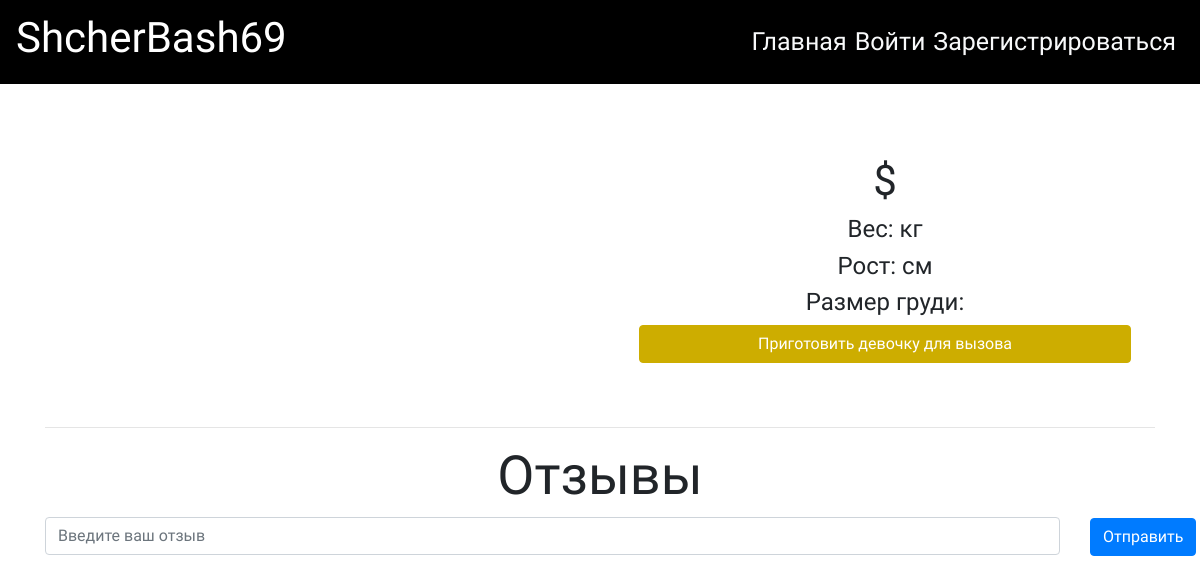
/dishes/girl7, run on an earlier commit of the app's database.
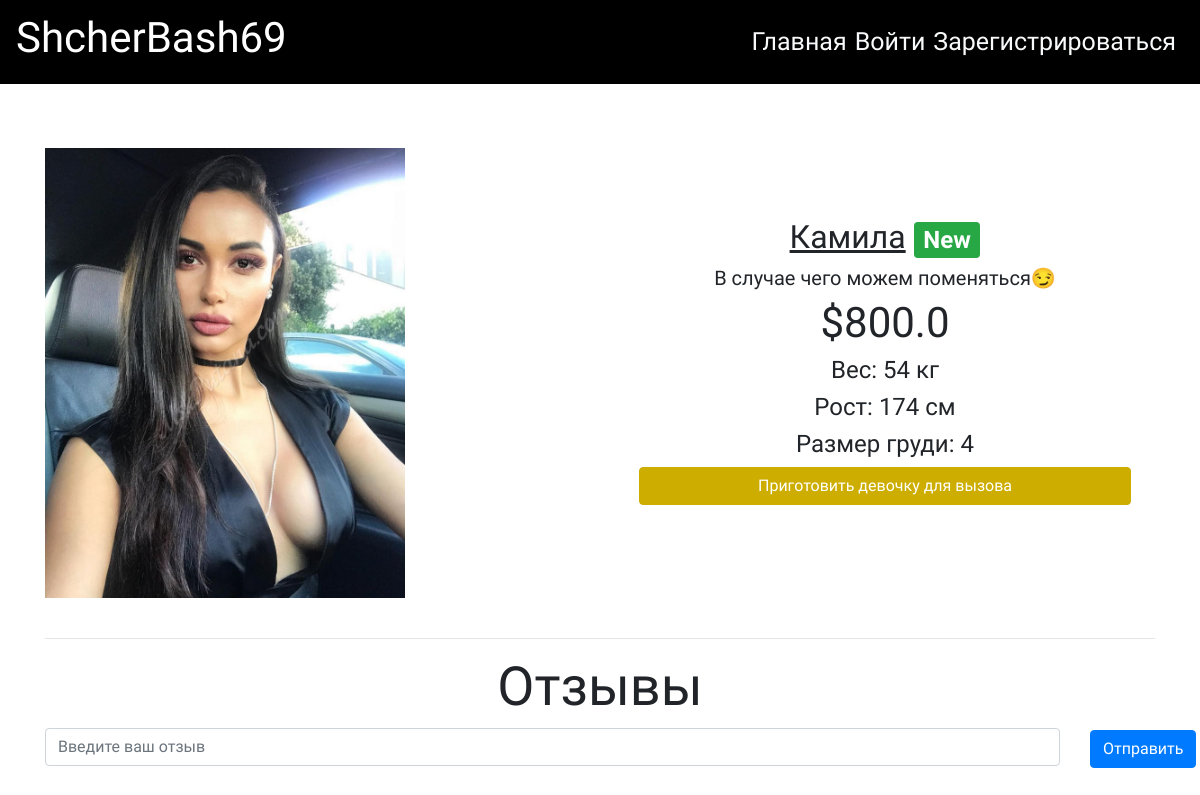
And on a later commit of the database.
### main/models.py (models this page shows, shortened)
class Item(models.Model):
    LABELS = (
        ('Bestseller', 'Bestseller'),
        ('New', 'New'),
        ('Hot🔥', 'Hot🔥'),
    )
    LABEL_COLOUR = (
        ('danger', 'danger'),
        ('success', 'success'),
        ('primary', 'primary'),
        ('info', 'info'),
        ('warning', 'warning'),
    )
    title = models.CharField(max_length=150)
    description = models.CharField(max_length=250,blank=True)
    price = models.FloatField()
    age = models.IntegerField(default=0)
    weight = models.IntegerField(default=0)
    boobs = models.IntegerField(default=0)
    height = models.IntegerField(default=0)
    education = models.CharField(max_length=250, blank=True)
    hobbies = models.CharField(max_length=250, blank=True)
    image = models.ImageField(default='default.png', upload_to='images/')
    labels = models.CharField(max_length=25, choices=LABELS, blank=True)
    label_colour = models.CharField(max_length=15, choices=LABEL_COLOUR, blank=True)
    slug = models.SlugField(default="girl")
    created_by = models.ForeignKey(User, on_delete=models.CASCADE)

### main/views.py (the view)
# urls.py: path('dishes/<slug>', views.menuDetail, name='dishes'),
def menuDetail(request, slug):
    item = Item.objects.filter(slug=slug).first()
    reviews = Reviews.objects.filter(rslug=slug).order_by('-id')[:7]
    context = {
        'item' : item,
        'reviews' : reviews,
    }
    return render(request, 'main/girl.html', context)

### main/templates/main/girl.html (shortened to what this page needs)
{% extends "main/layout.html" %}
{% block content %}
<div class="dishes">
  <main class="mt-3 pt-4 main">
    <div class="container dark-grey-text">
      <div class="row wow fadeIn">
        <div class="col-md-6 mb-4">
          <img src="{{ item.image.url }}" class="img-fluid mt-4" alt="">
        </div>
        <div class="col-md-6 mb-4 information">
          <div class="p-4 content">
            <div class="mt-0">
                <h2><u>{{ item.title }}</u><span class="badge badge-{{ item.label_colour }} ml-2">{{ item.labels }}</span></h2>
            </div>
            <div class="lead">
              {% if item.description %}
              <h5>{{ item.description }}</h5>
              {% endif %}
              <h3>${{ item.price }}</h3>
              <h4>Вес: {{ item.weight }} кг</h4>
              <h4>Рост: {{ item.height }} см</h4>
              <h4>Размер груди: {{ item.boobs }}</h4>
            </div>
            <a href="{% url 'main:add-to-cart' item.slug %}" class="btn btn-success btn-md my-0 p">Приготовить девочку для вызова</a>
          </div>
        </div>
      </div>
      <hr>
    </div>
  </main>
  <div class="container">
    <h1 class="text-center">Отзывы</h1>
    <form action="{% url 'main:add_reviews' %}" method="POST" class="mb-3">
      <div class="row">
        <div class="col-sm-11">
          <input type="text" name="review" class="form-control" placeholder="Введите ваш отзыв">
        </div>
        <div class="col-sm-1">
          <button type="submit" class="btn btn-primary">Отправить</button>
        </div>
      </div>
    </form>
  </div>
</div>
{% endblock content %}

What changed in the data, as far as the page shows it:
added Item: image (picture), title "Камила", labels "New", description "В случае чего можем поменяться😏", price "800.0", weight "54", height "174", boobs "4"
